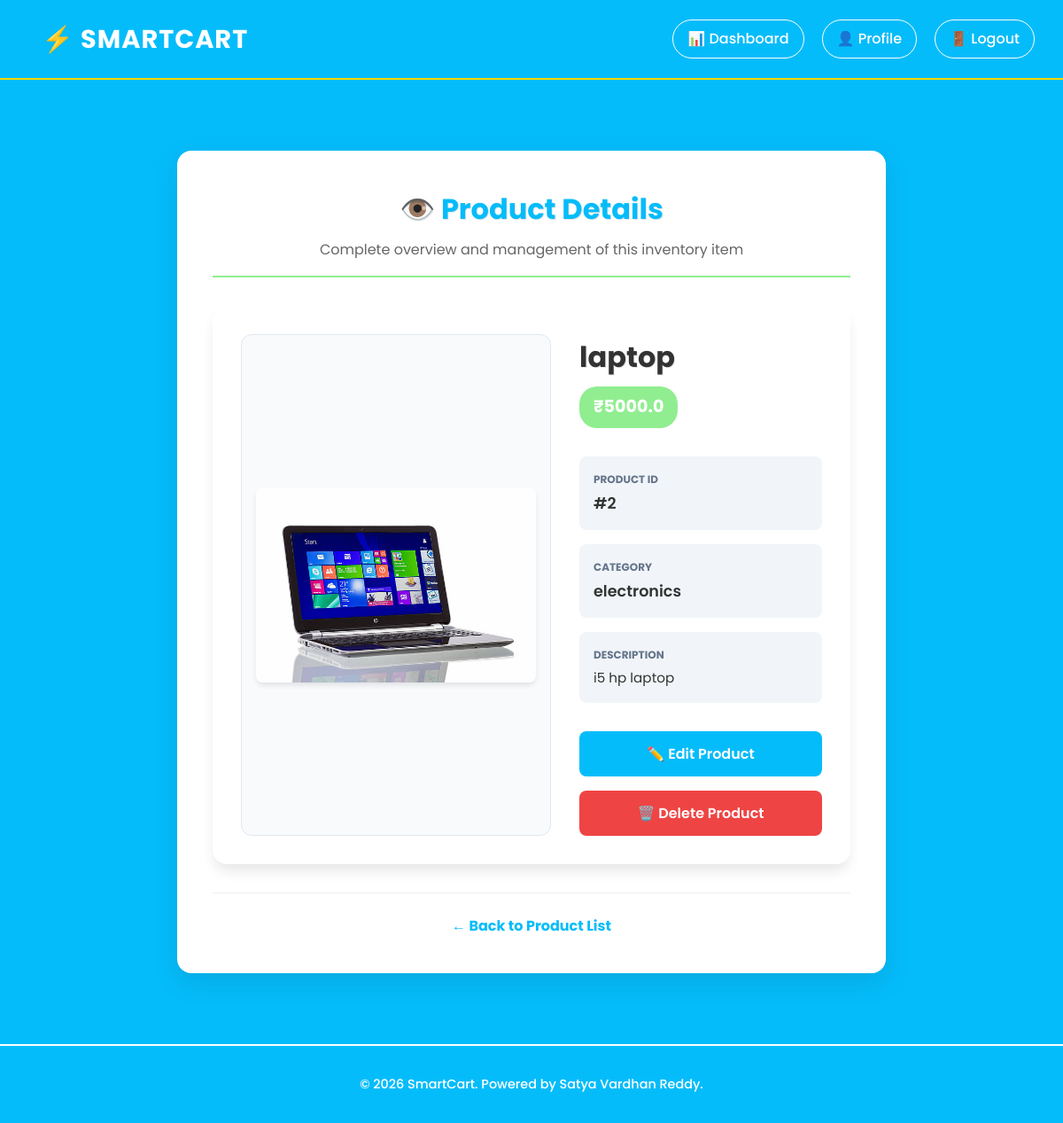
The page /admin/view-item/2 (signed in) on the database its author committed.
### tables this page shows
CREATE TABLE products (
    product_id INTEGER PRIMARY KEY AUTOINCREMENT,
    name TEXT NOT NULL,
    description TEXT,
    category TEXT,
    price REAL NOT NULL,
    image TEXT,
    admin_id INTEGER,
    FOREIGN KEY (admin_id) REFERENCES admin(admin_id) ON DELETE CASCADE
);

### app.py (the view)
@app.route('/admin/view-item/<int:item_id>')
def view_item(item_id):
    if 'admin_id' not in session:
        flash("Please login first!", "danger")
        return redirect('/admin-login')
    conn = get_db_connection()
    cursor = conn.cursor()
    cursor.execute("SELECT * FROM products WHERE product_id = ?", (item_id,))
    product = cursor.fetchone()
    cursor.close()
    conn.close()
    if not product:
        flash("Product not found!", "danger")
        return redirect('/admin-dashboard')
    return render_template("admin/view_item.html", product=product)

### app.py (called while the page is built)
@app.context_processor
def inject_cart_count():
    cart = session.get('cart', {})
    cart_count = sum(item.get('quantity', 0) for item in cart.values())
    return dict(cart_count=cart_count)

def get_db_connection():
    conn = sqlite3.connect("smartcart.db")
    conn.row_factory = sqlite3.Row
    return conn

### templates/admin/view_item.html (shortened to what this page needs)
{% extends "base.html" %}
{% block extra_css %}
<link rel="stylesheet" href="{{ url_for('static', filename='css/admin.css') }}">
{% endblock %}
{% block navbar %}
<nav>
    <div style="flex-wrap: wrap;">
        <a href="/">⚡ SmartCart</a>
        <div class="nav-links">
            <a href="/admin-dashboard">📊 Dashboard</a>
            <a href="/admin/profile">👤 Profile</a>
            <a href="/admin-logout">🚪 Logout</a>
        </div>
    </div>
</nav>
{% endblock %}
{% block content %}
<div class="admin-container">
    <div class="admin-header">
        <h2>👁️ Product Details</h2>
        <p>Complete overview and management of this inventory item</p>
    </div>
    <div class="product-detail-card">
        <div class="product-image-section">
            <img src="/static/uploads/product_images/{{ product.image }}" alt="{{ product.name }}">
        </div>
        <div class="product-info-section">
            <h1>{{ product.name }}</h1>
            <div class="price-badge">₹{{ product.price }}</div>
            <div class="info-grid">
                <div class="info-item">
                    <div class="info-label">Product ID</div>
                    <div class="info-value">#{{ product.product_id }}</div>
                </div>
                <div class="info-item">
                    <div class="info-label">Category</div>
                    <div class="info-value">{{ product.category }}</div>
                </div>
                <div class="info-item" style="grid-column: 1 / -1;">
                    <div class="info-label">Description</div>
                    <div class="info-value" style="font-weight: 400; font-size: 0.95rem; line-height: 1.6;">
                        {{ product.description }}
                    </div>
                </div>
            </div>
            <div class="action-buttons">
                <a href="/admin/update-item/{{ product.product_id }}" class="btn-edit">✏️ Edit Product</a>
                <a href="/admin/delete-item/{{ product.product_id }}" class="btn-delete"
                    onclick="return confirm('Delete this product?');">🗑️ Delete Product</a>
            </div>
        </div>
    </div>
    <div class="auth-footer">
        <a href="/admin-dashboard">← Back to Product List</a>
    </div>
</div>
{% endblock %}

### static/css/admin.css (style rules this page uses)
.admin-container { max-width: 800px; margin: 3rem auto; padding: 2.5rem; background-color: var(--white); border-radius: 16px; box-shadow: 0 10px 30px rgba(0, 0, 0, 0.1); color: #333; animation: slideUp 0.5s ease-out; }
.admin-header { text-align: center; margin-bottom: 2rem; border-bottom: 2px solid var(--light-green); padding-bottom: 1rem; }
.admin-header h2 { color: var(--light-blue); font-size: 2rem; font-weight: 700; margin: 0; }
.admin-header p { color: #666; margin-top: 0.5rem; }

### templates/base.html (style rules this page uses)
:root { --light-blue: #05bcfa; --gold: #FFD700; --light-green: #90EE90; --white: #FFFFFF; }
* { margin: 0; padding: 0; box-sizing: border-box; }
body { font-family: 'Poppins', sans-serif; background-color: var(--light-blue); color: var(--white); display: flex; flex-direction: column; min-height: 100vh; line-height: 1.6; overflow-x: hidden; width: 100%; }
a { text-decoration: none; color: var(--gold); font-weight: 600; transition: all 0.3s ease; }
h1, h2, h3, h4, h5, h6 { color: var(--white); margin-bottom: 1rem; text-shadow: 1px 1px 0px rgba(0, 0, 0, 0.1); }
nav { background-color: var(--light-blue); border-bottom: 2px solid var(--gold); padding: 1rem 2rem; }
nav>div { max-width: 1200px; margin: 0 auto; display: flex; justify-content: space-between; align-items: center; flex-wrap: wrap; }
nav>div>a:first-child { font-size: 1.8rem; font-weight: 700; color: var(--white); letter-spacing: 1px; display: flex; align-items: center; text-transform: uppercase; padding: 5px 15px; }
nav ul, nav>div>div { list-style: none; display: flex; gap: 20px; align-items: center; }
nav li a, nav>div>div a { color: var(--white); font-weight: 500; font-size: 1rem; border: 1px solid var(--white); padding: 0.5rem 1rem; border-radius: 50px; transition: all 0.3s; }
::placeholder { color: rgba(255, 255, 255, 0.7); }

### templates/admin/view_item.html (style rules this page uses)
@media (min-width: 769px) { .nav-links { display: flex; gap: 20px; } }
@media (min-width: 769px) { .nav-links a { color: var(--white); font-weight: 500; } }
.product-detail-card { display: grid; grid-template-columns: 1fr; gap: 2rem; background: var(--white); border-radius: 16px; padding: 2rem; box-shadow: 0 10px 15px -3px rgba(0, 0, 0, 0.1); margin-top: 1.5rem; }
@media (min-width: 768px) { .product-detail-card { grid-template-columns: 350px 1fr; } }
.product-image-section { background: #f8fafc; border-radius: 12px; padding: 1rem; display: flex; align-items: center; justify-content: center; border: 1px solid #e2e8f0; }
.product-image-section img { max-width: 100%; height: auto; border-radius: 8px; box-shadow: 0 4px 6px -1px rgba(0, 0, 0, 0.1); }
.product-info-section h1 { font-size: 2rem; color: var(--dark-slate); margin-bottom: 0.5rem; }
.info-grid { display: grid; grid-template-columns: 1fr; gap: 1rem; margin: 2rem 0; }
.info-item { padding: 1rem; background: #f1f5f9; border-radius: 8px; }
.info-label { font-size: 0.75rem; text-transform: uppercase; color: #64748b; font-weight: 700; margin-bottom: 0.25rem; }
.info-value { font-size: 1.1rem; font-weight: 600; color: var(--dark-slate); }
.price-badge { display: inline-block; background: var(--light-green); color: var(--white); padding: 0.5rem 1rem; border-radius: 20px; font-weight: 700; font-size: 1.2rem; }
.action-buttons { display: flex; gap: 1rem; margin-top: 2rem; flex-wrap: wrap; }
.btn-edit, .btn-delete { flex: 1; min-width: 150px; padding: 0.8rem 1.5rem; border-radius: 8px; font-weight: 600; text-align: center; text-decoration: none; transition: transform 0.2s, background-color 0.2s; }
.btn-edit { background: var(--light-blue); color: var(--white); }
.btn-delete { background: #ef4444; color: var(--white); }
.auth-footer { margin-top: 2rem; text-align: center; border-top: 1px solid #eee; padding-top: 1.5rem; }
.auth-footer a { color: var(--light-blue); font-weight: 700; text-decoration: none; }

### rows shown on the page
products: image (picture), name "laptop", price "5000.0", product_id "2", category "electronics", description "i5 hp laptop"
